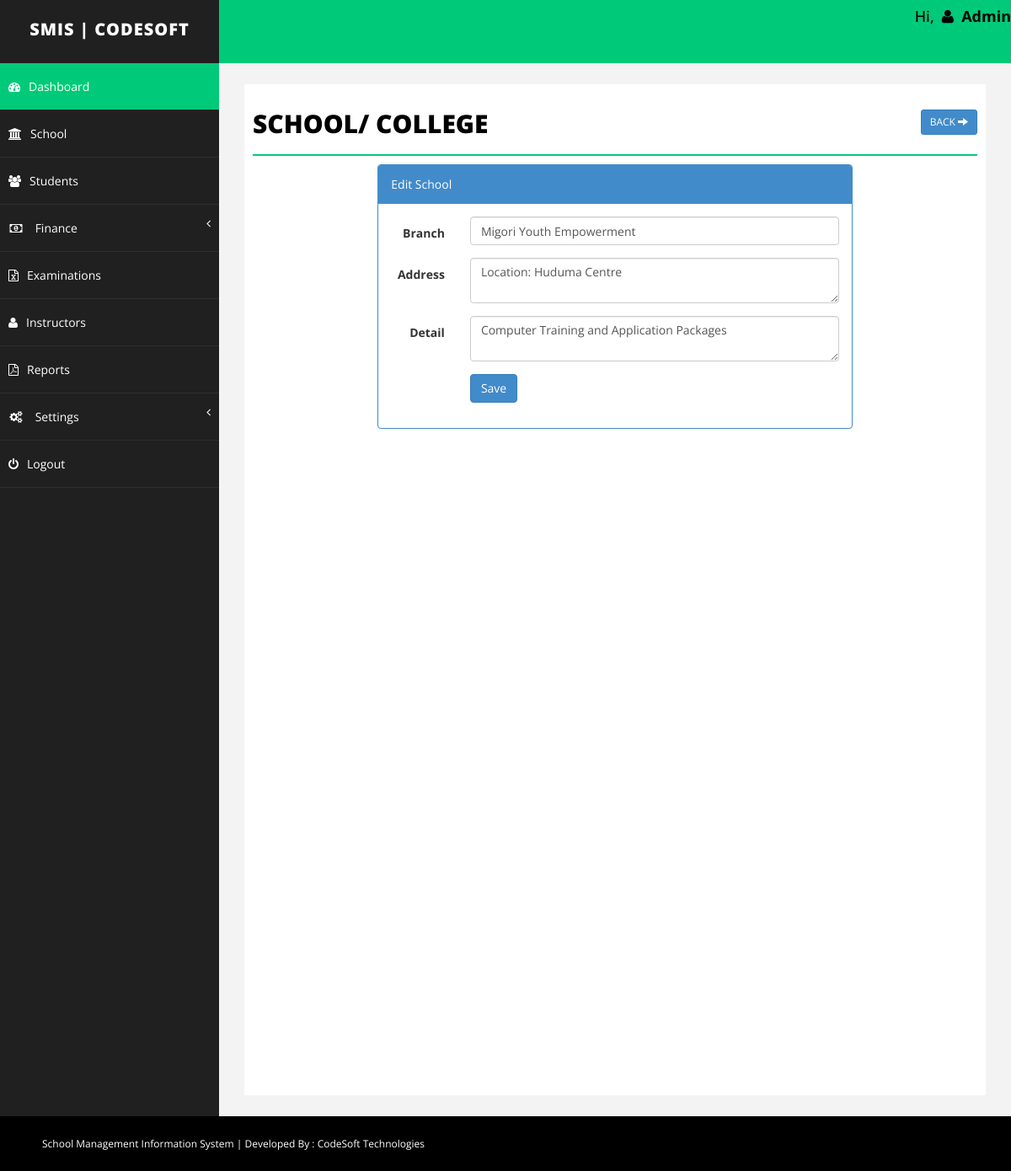
Screenshot of /School/branch.php?action=edit&id=2 (signed in) with the database file from the repository.
### tables this page shows
CREATE TABLE `branch` (
  `id` int(255) NOT NULL,
  `branch` varchar(255) NOT NULL,
  `address` text NOT NULL,
  `detail` text NOT NULL,
  `delete_status` enum('0','1') NOT NULL DEFAULT '0'
);

### School/branch.php (the view, shortened to what this page needs)
<?php
	include("../Include/dbconnect.php");
	$branch='';
	$address='';
	$detail = '';
	$action = "add";
	if(isset($_GET['action']) && $_GET['action']=="edit" ){
		$id = isset($_GET['id'])?mysqli_real_escape_string($conn,$_GET['id']):'';
		$sqlEdit = $conn->query("SELECT * FROM branch WHERE id='".$id."'");
		if($sqlEdit->num_rows)
		{
			$rowsEdit = $sqlEdit->fetch_assoc();
			extract($rowsEdit);
			$action = "update";
		}else
		{
			$_GET['action']="";
		}
	}
?>
<!DOCTYPE html>
<html xmlns="http://www.w3.org/1999/xhtml">
<head>
	<?php include("../Include/links.php"); ?>
</head>
<?php
	include("../Include/header.php");
?>
        <div id="page-wrapper">
            <div id="page-inner">
                <div class="row">
                    <div class="col-md-12">
                        <h1 class="page-head-line">School/ College
							<?php
								echo (isset($_GET['action']) && @$_GET['action']=="add" || @$_GET['action']=="edit")?
								' <a href="branch.php" class="btn btn-primary btn-sm pull-right">Back <i class="glyphicon glyphicon-arrow-right"></i></a>':'<a href="branch.php?action=add" class="btn btn-primary btn-sm pull-right"><i class="glyphicon glyphicon-plus"></i> Add </a>';
							?>
						</h1>
                    </div>
                </div>
				<?php
				if(isset($_GET['action']) && @$_GET['action']=="add" || @$_GET['action']=="edit")
				{
				?>
				<div class="row">
					<div class="col-sm-8 col-sm-offset-2">
						<div class="panel panel-primary">
							<div class="panel-heading">
								 <?php echo ($action=="add")? "Add School": "Edit School"; ?>
							</div>
							<form action="branch.php" method="post" id="signupForm1" class="form-horizontal">
								<div class="panel-body">
									<div class="form-group">
										<label class="col-sm-2 control-label" for="Old">Branch </label>
										<div class="col-sm-10">
											<input type="text" class="form-control" id="branch" name="branch" value="<?php echo $branch;?>"  />
										</div>
									</div>
									<div class="form-group">
										<label class="col-sm-2 control-label" for="Password"> Address </label>
										<div class="col-sm-10">
											<textarea class="form-control" id="address" name="address"><?php echo $address;?></textarea >
										</div>
									</div>
									<div class="form-group">
										<label class="col-sm-2 control-label" for="Confirm"> Detail</label>
										<div class="col-sm-10">
												<textarea class="form-control" name="detail" id="detail"><?php echo $detail;?></textarea >
										</div>
									</div>
									<div class="form-group">
										<div class="col-sm-8 col-sm-offset-2">
											<button type="submit" name="save" class="btn btn-primary">Save </button>
										</div>
									</div>
								</div>
							</form>
						</div>
					</div>
				</div>
				<?php
				}
				?>
            </div>
        </div>
    </div>
    <?php
        include("../Include/footer.php");
    ?>
</body>
</html>

### css/basic.css (style rules this page uses)
body { font-family: 'Open Sans', sans-serif; line-height:25px; }
#page-wrapper { padding: 15px 15px; min-height: 600px; background: #F3F3F3; }
#page-inner { width: 100%; margin: 10px 20px 10px 0px; background-color: #fff!important; padding: 10px; min-height: 1200px; }
.page-head-line { font-size: 30px; text-transform: uppercase; color: #000; font-weight: 800; padding-bottom: 20px; border-bottom: 2px solid #00CA79; margin-bottom: 10px; }
@media (min-width:768px) { #page-wrapper { margin: 0 0 0 260px; padding: 15px 30px; min-height: 1200px; } }

### rows the page displays
branch: branch "Migori Youth Empowerment", address "Location: Huduma Centre", detail "Computer Training and Application Packages"

### other values shown
$_SESSION['username'] "Admin"
